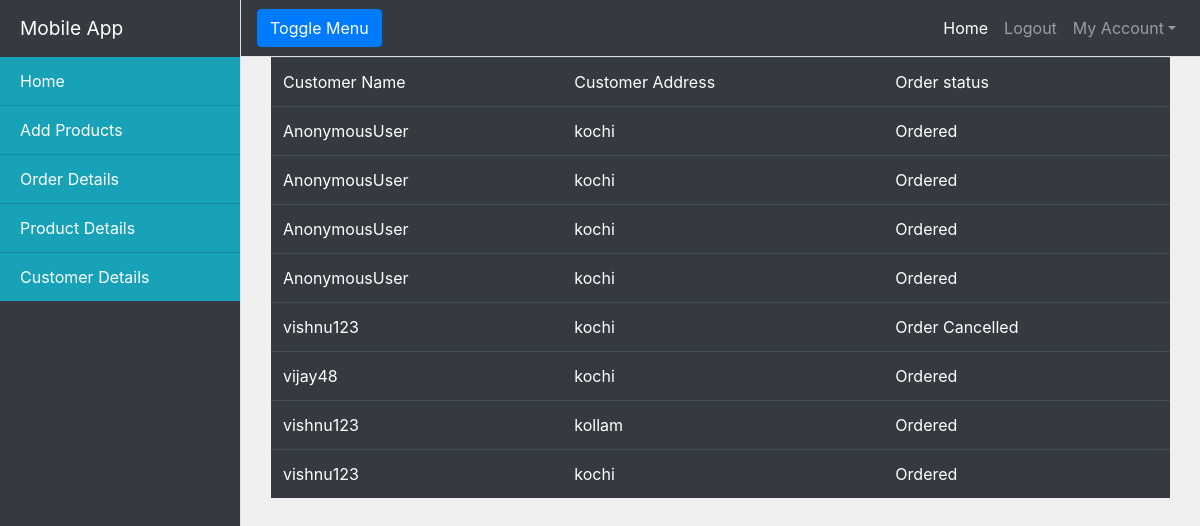
The app's page /customerdetails (signed in), older data.
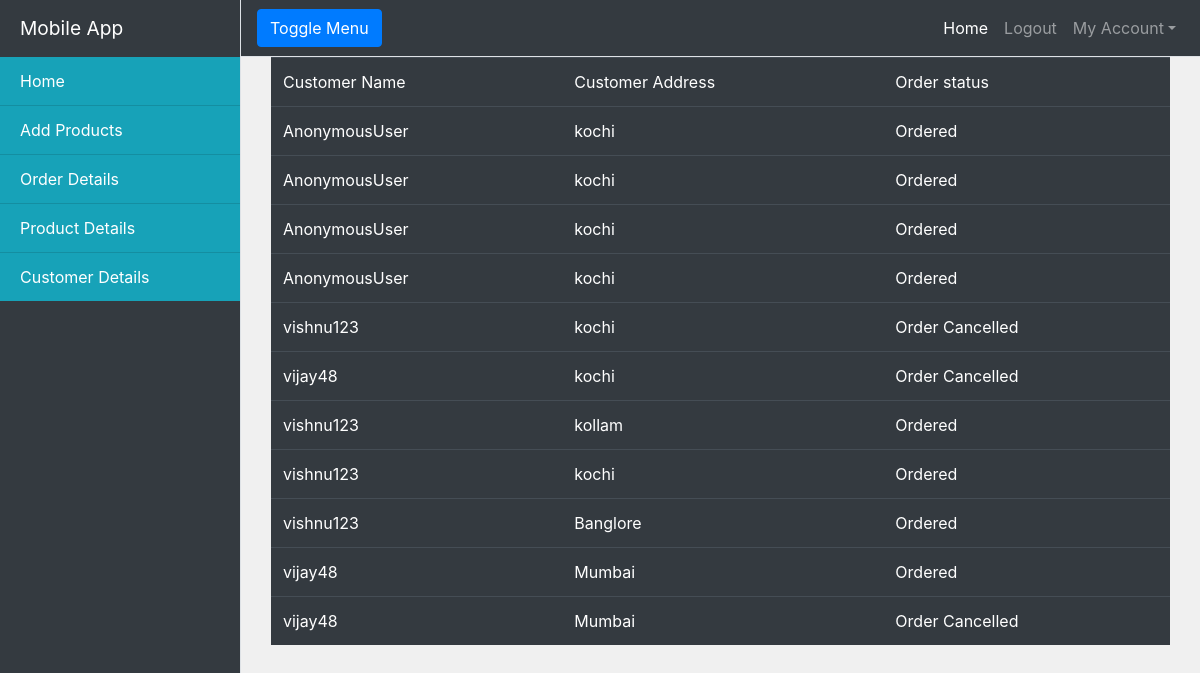
The same page, newer data.
### mobile/models.py (models this page shows)
class Order(models.Model):
    product=models.ForeignKey(Product,on_delete=models.CASCADE)
    address=models.CharField(max_length=150)
    choices=(
        ("Ordered","Ordered"),
        ("Delivered","Delivered"),
        ("Cancelled","Cancelled")
    )
    status=models.CharField(max_length=100,choices=choices,default="Ordered")
    user=models.CharField(max_length=120)

### mobile/decorators.py (the view)
    def admin2(request,*args,**kwargs):
        if not request.user.is_superuser:
            return redirect("user_login")
        return func(request,*args,**kwargs)

### mobile/views.py (called while the page is built)
@admin_only
def customer_details(request):
    users=Order.objects.all()
    context={}
    context["users"]=users
    return render(request,"mobile/customerdetails.html",context)

### mobile/templates/mobile/customerdetails.html
<!DOCTYPE html>
{%extends 'mobile/base.html'%}
{%block body_block%}
<div class="container">
    <div class="row">
        <div class="col-12">
            <table class="table table-dark table-hover">
                <tr>
                    <td>Customer Name</td>
                    <td>Customer Address</td>
                    <td>Order status</td>
                </tr>
                {%for detail in users%}
                <tr>
                    <td>{{detail.user}}</td>
                    <td>{{detail.address}}</td>
                    <td>{{detail.status}}</td>
                </tr>
                {%endfor%}
            </table>
        </div>
    </div>
</div>
{%endblock%}

Row changes from the older to the newer data that the page shows:
changed Order (number 6 of 11 on the later page): status "Ordered" → "Order Cancelled"
added Order: user "vishnu123", address "Banglore", status "Ordered"
added Order: user "vijay48", address "Mumbai", status "Ordered"
added Order: user "vijay48", address "Mumbai", status "Order Cancelled"
